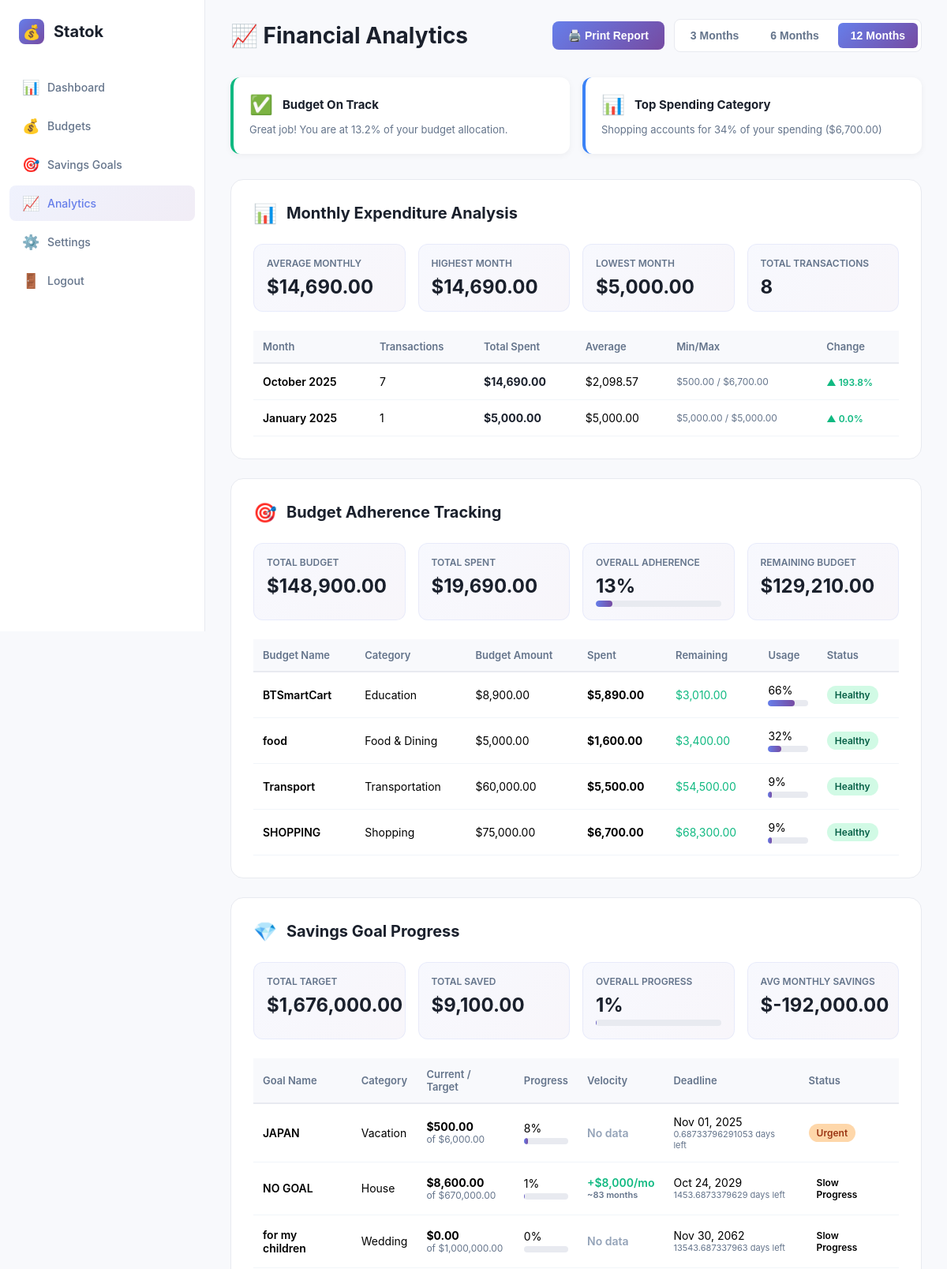
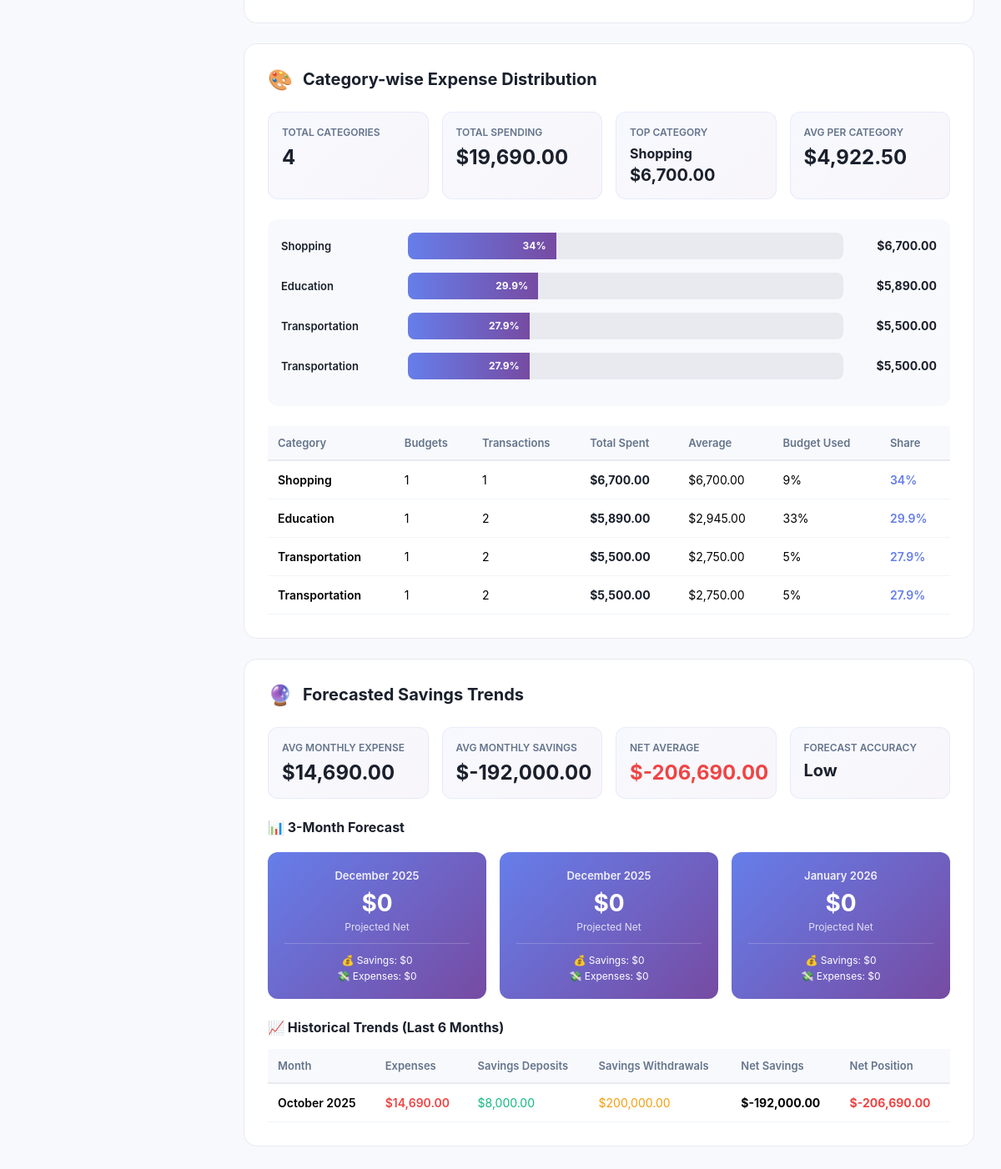
The page /public/nalytics.php (signed in) on the database its author committed (2 pictures, top to bottom).
### tables this page shows
CREATE TABLE budgets (
    id INTEGER PRIMARY KEY AUTOINCREMENT,
    name TEXT NOT NULL,
    category TEXT NOT NULL,
    budget_amount REAL NOT NULL,
    created_date TEXT NOT NULL
, user_id INTEGER DEFAULT 1);

CREATE TABLE savings_goals (
    id INTEGER PRIMARY KEY AUTOINCREMENT,
    user_id INTEGER NOT NULL,
    name TEXT NOT NULL,
    target_amount REAL NOT NULL,
    current_amount REAL DEFAULT 0,
    deadline TEXT,
    category TEXT NOT NULL,
    description TEXT,
    created_date TEXT NOT NULL,
    FOREIGN KEY (user_id) REFERENCES users(id) ON DELETE CASCADE
);

### public/nalytics.php (the view, shortened to what the rows shown need)
<?php
$user_id = $_SESSION['user_id'];
try {
    $db = new PDO('sqlite:' .__DIR__ . '/../db/database.db');
    $db->setAttribute(PDO::ATTR_ERRMODE, PDO::ERRMODE_EXCEPTION);
} catch(PDOException $e) {
    die("Connection failed: " . $e->getMessage());
}
$period = $_GET['period'] ?? '12';
$startDate = date('Y-m-d', strtotime("-$period months"));
$endDate = date('Y-m-d');
$monthlyExpenditure = $db->prepare("
    SELECT
        strftime('%Y-%m', e.date) as month,
        strftime('%Y', e.date) as year,
        strftime('%m', e.date) as month_num,
        COUNT(e.id) as transaction_count,
        SUM(e.amount) as total_spent,
        AVG(e.amount) as avg_transaction,
        MIN(e.amount) as min_transaction,
        MAX(e.amount) as max_transaction
    FROM expenses e
    INNER JOIN budgets b ON e.budget_id = b.id
    WHERE b.user_id = :uid
        AND e.date >= :start_date
        AND e.date <= :end_date
    GROUP BY strftime('%Y-%m', e.date)
    ORDER BY month DESC
");
$monthlyExpenditure->execute([
    ':uid' => $user_id,
    ':start_date' => $startDate,
    ':end_date' => $endDate
]);
$monthlyData = $monthlyExpenditure->fetchAll(PDO::FETCH_ASSOC);
$budgetAdherence = $db->prepare("
    SELECT
        b.id,
        b.name,
        b.category,
        b.budget_amount,
        COALESCE(SUM(e.amount), 0) as spent,
        b.budget_amount - COALESCE(SUM(e.amount), 0) as remaining,
        CASE
            WHEN COALESCE(SUM(e.amount), 0) = 0 THEN 0
            ELSE (COALESCE(SUM(e.amount), 0) / b.budget_amount) * 100
        END as usage_percentage,
        CASE
            WHEN COALESCE(SUM(e.amount), 0) > b.budget_amount THEN 'Over Budget'
            WHEN (COALESCE(SUM(e.amount), 0) / b.budget_amount) * 100 >= 90 THEN 'Critical'
            WHEN (COALESCE(SUM(e.amount), 0) / b.budget_amount) * 100 >= 75 THEN 'Warning'
            ELSE 'Healthy'
        END as status,
        COUNT(e.id) as expense_count
    FROM budgets b
    LEFT JOIN expenses e ON b.id = e.budget_id
        AND e.date >= :start_date
        AND e.date <= :end_date
    WHERE b.user_id = :uid
    GROUP BY b.id, b.name, b.category, b.budget_amount
    ORDER BY usage_percentage DESC
");
$budgetAdherence->execute([
    ':uid' => $user_id,
    ':start_date' => $startDate,
    ':end_date' => $endDate
]);
$adherenceData = $budgetAdherence->fetchAll(PDO::FETCH_ASSOC);
$savingsProgress = $db->prepare("
    SELECT
        sg.id,
        sg.name,
        sg.category,
        sg.target_amount,
        sg.current_amount,
        sg.deadline,
        sg.target_amount - sg.current_amount as remaining,
        CASE
            WHEN sg.target_amount = 0 THEN 0
            ELSE (sg.current_amount / sg.target_amount) * 100
        END as progress_percentage,
        CASE
            WHEN sg.current_amount >= sg.target_amount THEN 'Completed'
            WHEN sg.deadline IS NOT NULL AND date(sg.deadline) < date('now') THEN 'Overdue'
            WHEN sg.deadline IS NOT NULL AND julianday(sg.deadline) - julianday('now') <= 30 THEN 'Urgent'
            WHEN (sg.current_amount / sg.target_amount) * 100 >= 75 THEN 'On Track'
            WHEN (sg.current_amount / sg.target_amount) * 100 >= 50 THEN 'Moderate'
            ELSE 'Slow Progress'
        END as status,
        CASE
            WHEN sg.deadline IS NOT NULL THEN julianday(sg.deadline) - julianday('now')
            ELSE NULL
        END as days_remaining,
        (SELECT COUNT(*) FROM savings_transactions WHERE goal_id = sg.id) as transaction_count,
        (SELECT SUM(amount) FROM savings_transactions WHERE goal_id = sg.id AND transaction_type = 'deposit') as total_deposits,
        (SELECT SUM(amount) FROM savings_transactions WHERE goal_id = sg.id AND transaction_type = 'withdrawal') as total_withdrawals
    FROM savings_goals sg
    WHERE sg.user_id = :uid
    GROUP BY sg.id
    ORDER BY progress_percentage DESC, sg.deadline ASC
");
$savingsProgress->execute([':uid' => $user_id]);
$savingsData = $savingsProgress->fetchAll(PDO::FETCH_ASSOC);
$savingsVelocity = [];
foreach ($savingsData as $goal) {
    $monthlyQuery = $db->prepare("
        SELECT
            strftime('%Y-%m', date) as month,
            SUM(CASE WHEN transaction_type = 'deposit' THEN amount ELSE -amount END) as net_amount
        FROM savings_transactions
        WHERE goal_id = :gid
        GROUP BY strftime('%Y-%m', date)
        ORDER BY month DESC
        LIMIT 3
    ");
    $monthlyQuery->execute([':gid' => $goal['id']]);
    $monthlyContributions = $monthlyQuery->fetchAll(PDO::FETCH_ASSOC);
    if (count($monthlyContributions) > 0) {
        $avgMonthly = array_sum(array_column($monthlyContributions, 'net_amount')) / count($monthlyContributions);
        $savingsVelocity[$goal['id']] = $avgMonthly;
    } else {
        $savingsVelocity[$goal['id']] = 0;
    }
}
$categoryDistribution = $db->prepare("
    SELECT
        b.category,
        COUNT(DISTINCT b.id) as budget_count,
        COUNT(e.id) as transaction_count,
        SUM(e.amount) as total_spent,
        AVG(e.amount) as avg_expense,
        MIN(e.amount) as min_expense,
        MAX(e.amount) as max_expense,
        SUM(b.budget_amount) as total_budget,
        CASE
            WHEN SUM(b.budget_amount) = 0 THEN 0
            ELSE (SUM(e.amount) / SUM(b.budget_amount)) * 100
        END as budget_utilization,
        CASE
            WHEN COUNT(e.id) = 0 THEN 0
            ELSE SUM(e.amount)
        END as category_total
    FROM budgets b
    LEFT JOIN expenses e ON b.id = e.budget_id
        AND e.date >= :start_date
        AND e.date <= :end_date
    WHERE b.user_id = :uid
    GROUP BY b.category
    HAVING COUNT(e.id) > 0
    ORDER BY total_spent DESC
");
$categoryDistribution->execute([
    ':uid' => $user_id,
    ':start_date' => $startDate,
    ':end_date' => $endDate
]);
$categoryData = $categoryDistribution->fetchAll(PDO::FETCH_ASSOC);
$historicalTrends = $db->prepare("
    SELECT
        strftime('%Y-%m', e.date) as month,
        SUM(e.amount) as monthly_expenses
    FROM expenses e
    INNER JOIN budgets b ON e.budget_id = b.id
    WHERE b.user_id = :uid
        AND e.date >= :start_date
    GROUP BY strftime('%Y-%m', e.date)
    ORDER BY month ASC
");
$historicalTrends->execute([
    ':uid' => $user_id,
    ':start_date' => date('Y-m-d', strtotime('-6 months'))
]);
$trendData = $historicalTrends->fetchAll(PDO::FETCH_ASSOC);
$savingsTrends = $db->prepare("
    SELECT
        strftime('%Y-%m', st.date) as month,
        SUM(CASE WHEN st.transaction_type = 'deposit' THEN st.amount ELSE 0 END) as deposits,
        SUM(CASE WHEN st.transaction_type = 'withdrawal' THEN st.amount ELSE 0 END) as withdrawals,
        SUM(CASE WHEN st.transaction_type = 'deposit' THEN st.amount ELSE -st.amount END) as net_savings
    FROM savings_transactions st
    INNER JOIN savings_goals sg ON st.goal_id = sg.id
    WHERE sg.user_id = :uid
        AND st.date >= :start_date
    GROUP BY strftime('%Y-%m', st.date)
    ORDER BY month ASC
");
$savingsTrends->execute([
    ':uid' => $user_id,
    ':start_date' => date('Y-m-d', strtotime('-6 months'))
]);
$savingsTrendData = $savingsTrends->fetchAll(PDO::FETCH_ASSOC);
?>
<!DOCTYPE html>
<html lang="en">
<head>
</head>
<body>
    <main class="main-content">
        <div class="report-section">
            <?php if (count($monthlyData) > 0): ?>
            <table>
                <thead>
                    <tr>
                        <th>Month</th>
                        <th>Transactions</th>
                        <th>Total Spent</th>
                        <th>Average</th>
                        <th>Min/Max</th>
                        <th>Change</th>
                    </tr>
                </thead>
            </table>
            <?php endif; ?>
        </div>
        <div class="report-section">
            <?php if (count($adherenceData) > 0): ?>
            <table>
                <thead>
                    <tr>
                        <th>Budget Name</th>
                        <th>Category</th>
                        <th>Budget Amount</th>
                        <th>Spent</th>
                        <th>Remaining</th>
                        <th>Usage</th>
                        <th>Status</th>
                    </tr>
                </thead>
                <tbody>
                    <?php foreach ($adherenceData as $budget): ?>
                    <tr>
                        <td style="font-weight: 600;"><?php echo htmlspecialchars($budget['name']); ?></td>
                        <td><?php echo htmlspecialchars($budget['category']); ?></td>
                        <td>$<?php echo number_format($budget['budget_amount'], 2); ?></td>
                        <td style="font-weight: 700;">$<?php echo number_format($budget['spent'], 2); ?></td>
                        <td style="color: <?php echo $budget['remaining'] < 0 ? '#ef4444' : '#10b981'; ?>;">
                            $<?php echo number_format($budget['remaining'], 2); ?>
                        </td>
                        <td>
                            <?php echo round($budget['usage_percentage']); ?>%
                            <div class="progress-bar-container">
                                <div class="progress-bar-fill <?php echo $budget['usage_percentage'] > 100 ? 'over' : ''; ?>"
                                     style="width: <?php echo min($budget['usage_percentage'], 100); ?>%"></div>
                            </div>
                        </td>
                        <td>
                            <span class="status-badge status-<?php echo strtolower(str_replace(' ', '', $budget['status'])); ?>">
                                <?php echo $budget['status']; ?>
                            </span>
                        </td>
                    </tr>
                    <?php endforeach; ?>
                </tbody>
            </table>
            <?php endif; ?>
        </div>
        <div class="report-section">
            <?php if (count($savingsData) > 0):
            ?>
            <table>
                <thead>
                    <tr>
                        <th>Goal Name</th>
                        <th>Category</th>
                        <th>Current / Target</th>
                        <th>Progress</th>
                        <th>Velocity</th>
                        <th>Deadline</th>
                        <th>Status</th>
                    </tr>
                </thead>
                <tbody>
                    <?php foreach ($savingsData as $goal):
                        $velocity = $savingsVelocity[$goal['id']];
                        $monthsToGoal = $velocity > 0 ? ceil($goal['remaining'] / $velocity) : 0;
                    ?>
                    <tr>
                        <td style="font-weight: 600;"><?php echo htmlspecialchars($goal['name']); ?></td>
                        <td><?php echo htmlspecialchars($goal['category']); ?></td>
                        <td>
                            <div style="font-weight: 700;">$<?php echo number_format($goal['current_amount'], 2); ?></div>
                            <div style="font-size: 12px; color: #64748b;">of $<?php echo number_format($goal['target_amount'], 2); ?></div>
                        </td>
                        <td>
                            <?php echo round($goal['progress_percentage']); ?>%
                            <div class="progress-bar-container">
                                <div class="progress-bar-fill <?php echo $goal['progress_percentage'] >= 100 ? 'complete' : ''; ?>"
                                     style="width: <?php echo min($goal['progress_percentage'], 100); ?>%"></div>
                            </div>
                        </td>
                        <td style="color: #10b981; font-weight: 600;">
                            <?php if ($velocity > 0): ?>
                                +$<?php echo number_format($velocity, 0); ?>/mo
                                <div style="font-size: 11px; color: #64748b;">~<?php echo $monthsToGoal; ?> months</div>
                            <?php else: ?>
                                <span style="color: #94a3b8;">No data</span>
                            <?php endif; ?>
                        </td>
                        <td>
                            <?php if ($goal['deadline']): ?>
                                <?php echo date('M d, Y', strtotime($goal['deadline'])); ?>
                                <?php if ($goal['days_remaining'] !== null): ?>
                                    <div style="font-size: 11px; color: <?php echo $goal['days_remaining'] < 0 ? '#ef4444' : '#64748b'; ?>;">
                                        <?php echo abs($goal['days_remaining']); ?> days <?php echo $goal['days_remaining'] < 0 ? 'overdue' : 'left'; ?>
                                    </div>
                                <?php endif; ?>
                            <?php else: ?>
                                <span style="color: #94a3b8;">No deadline</span>
                            <?php endif; ?>
                        </td>
                        <td>
                            <span class="status-badge status-<?php echo strtolower(str_replace(' ', '', $goal['status'])); ?>">
                                <?php echo $goal['status']; ?>
                            </span>
                        </td>
                    </tr>
                    <?php endforeach; ?>
                </tbody>
            </table>
            <?php endif; ?>
        </div>
        <div class="report-section">
            <?php if (count($categoryData) > 0): ?>
            <table style="margin-top: 24px;">
                <thead>
                    <tr>
                        <th>Category</th>
                        <th>Budgets</th>
                        <th>Transactions</th>
                        <th>Total Spent</th>
                        <th>Average</th>
                        <th>Budget Used</th>
                        <th>Share</th>
                    </tr>
                </thead>
            </table>
            <?php endif; ?>
        </div>
        <div class="report-section">
            <?php if (count($trendData) > 0 || count($savingsTrendData) > 0): ?>
            <table>
                <thead>
                    <tr>
                        <th>Month</th>
                        <th>Expenses</th>
                        <th>Savings Deposits</th>
                        <th>Savings Withdrawals</th>
                        <th>Net Savings</th>
                        <th>Net Position</th>
                    </tr>
                </thead>
            </table>
            <?php endif; ?>
        </div>
    </main>
</body>
</html>

### rows shown on the page
budgets: name "BTSmartCart", category "Education", budget_amount "8,900.00", spent "5,890.00", remaining "3,010.00", usage_percentage "66", min($budget['usage_percentage'], 100) 66.179775280899 (drawn), status "Healthy"
budgets: name "food", category "Food & Dining", budget_amount "5,000.00", spent "1,600.00", remaining "3,400.00", usage_percentage "32", status "Healthy"
budgets: name "Transport", category "Transportation", budget_amount "60,000.00", spent "5,500.00", remaining "54,500.00", usage_percentage "9", min($budget['usage_percentage'], 100) 9.1666666666667 (drawn), status "Healthy"
budgets: name "SHOPPING", category "Shopping", budget_amount "75,000.00", spent "6,700.00", remaining "68,300.00", usage_percentage "9", min($budget['usage_percentage'], 100) 8.9333333333333 (drawn), status "Healthy"
savings_goals: name "JAPAN", category "Vacation", current_amount "500.00", target_amount "6,000.00", progress_percentage "8", min($goal['progress_percentage'], 100) 8.3333333333333 (drawn), shows "No data", deadline "Nov 01, 2025", days_remaining "0.68733796291053", status "Urgent"
savings_goals: name "NO GOAL", category "House", current_amount "8,600.00", target_amount "670,000.00", progress_percentage "1", id "8,000", monthsToGoal "83", deadline "Oct 24, 2029", days_remaining "1453.6873379629", status "Slow Progress"
savings_goals: name "for my children", category "Wedding", current_amount "0.00", target_amount "1,000,000.00", progress_percentage "0", shows "No data", deadline "Nov 30, 2062", days_remaining "13543.687337963", status "Slow Progress"

### other values the page prints
$insight['icon'] "✅"
$insight['title'] "Budget On Track"
$insight['message'] "Great job! You are at 13.2% of your budget allocation."
$insight['icon'] "📊"
$insight['title'] "Top Spending Category"
$insight['message'] "Shopping accounts for 34% of your spending ($6,700.00)"
$avgMonthlyExpense "14,690.00"
max(array_column($monthlyData, 'total_spent')) "14,690.00"
min(array_column($monthlyData, 'total_spent')) "5,000.00"
array_sum(array_column($monthlyData, 'transaction_count')) "8"
$monthName "October 2025"
$month['transaction_count'] "7"
$month['total_spent'] "14,690.00"
$month['avg_transaction'] "2,098.57"
$month['min_transaction'] "500.00"
